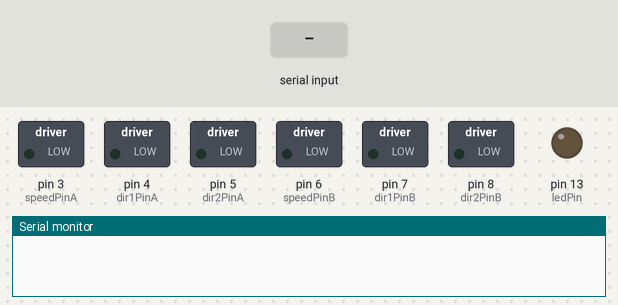
A sketch run on a simulated Arduino Uno, built with avr-gcc and run on an emulated ATmega328P. On the bench: switched loads named in the sketch (green lamp = pin HIGH), output pins drawn as LEDs (lit = HIGH), the last lines printed to the serial monitor. The inputs (shaded band) are chosen by the test bench.

Above: at 1.2 s.
1.3 s: "f90\n" received over Serial
At 1.7 s:
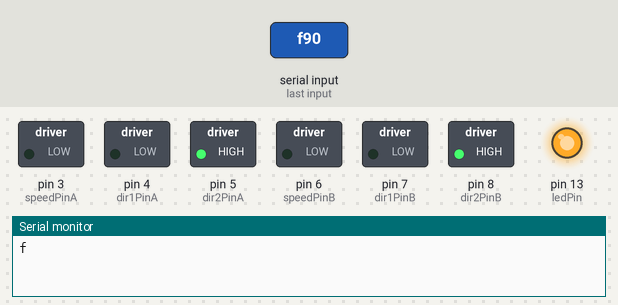
2.8 s: "l90\n" received over Serial
At 3.6 s:
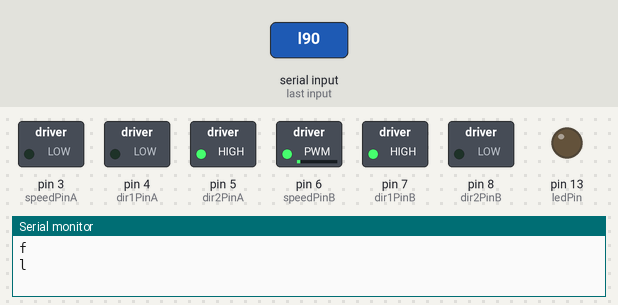
4.3 s: "r90\n" received over Serial
At 4.8 s:
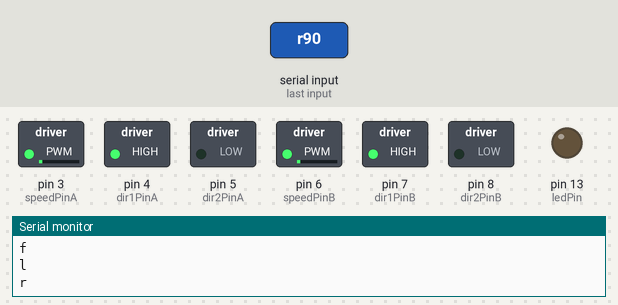
5.8 s: "m,45\n" received over Serial
At 7.0 s:
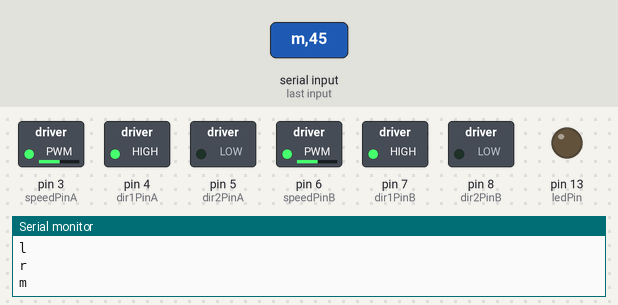
7.3 s: "l,45\n" received over Serial
At 8.3 s:
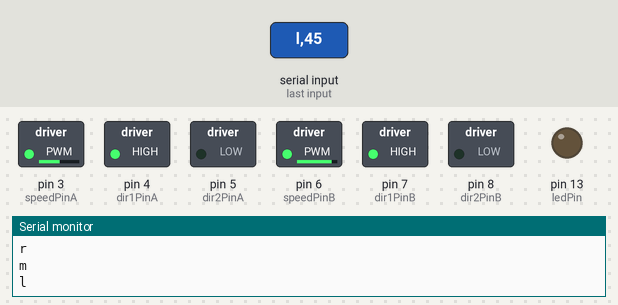
8.8 s: "r,45\n" received over Serial
At 9.4 s:
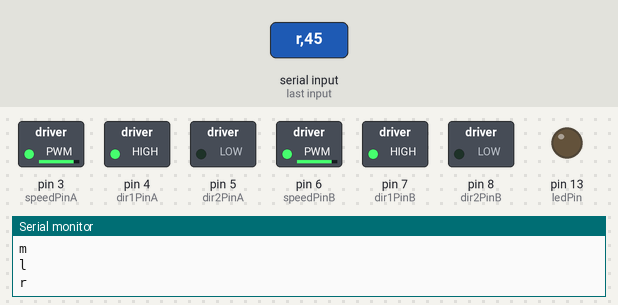
Timing chart, 0 to 11.3 s (numbered marks = the images above; inputs shaded):
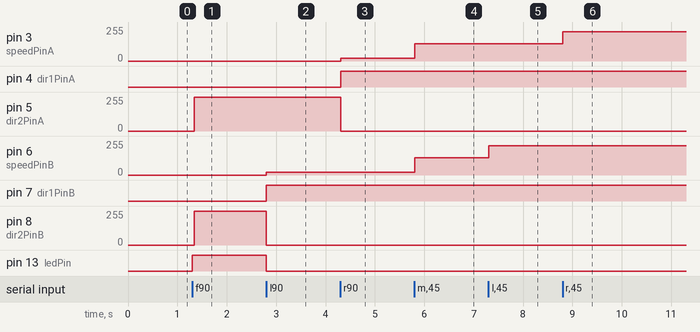

Measured:
- after the input at 1.3 s, pin 5 (dir2PinA), pin 8 (dir2PinB): 0/255 → 255/255 at once; pin 13 (ledPin): LOW → HIGH at once
- after the input at 2.8 s, pin 6 (speedPinB): 0/255 → 20/255 at once; pin 7 (dir1PinB): LOW → HIGH at once; pin 8 (dir2PinB): 255/255 → 0/255 at once; pin 13 (ledPin): HIGH → LOW at once
- after the input at 4.3 s, pin 3 (speedPinA): 0/255 → 20/255 at once; pin 4 (dir1PinA): LOW → HIGH at once; pin 5 (dir2PinA): 255/255 → 0/255 at once
- after the input at 5.8 s, pin 3 (speedPinA), pin 6 (speedPinB): 20/255 → 130/255 at once
- after the input at 7.3 s, pin 6 (speedPinB): 130/255 → 220/255 at once
- after the input at 8.8 s, pin 3 (speedPinA): 130/255 → 220/255 at once

The sketch:

SmartCarNano.ino
```cpp
// 1 -Motor 1 Left
// 2 -Motor 1 Stop
// 3 -Motor 1 Right
//
// 4 -Motor 2 Left
// 5 -Motor 2 Stop
// 6 -Motor 2 Right

// Declare L298N Dual H-Bridge Motor Controller directly since there is not a library to load.

// Motor 1
int dir1PinA = 4;
int dir2PinA = 5;
int speedPinA = 3; // Needs to be a PWM pin to be able to control motor speed

// Motor 2
int dir1PinB = 7;
int dir2PinB = 8;
int speedPinB = 6; // Needs to be a PWM pin to be able to control motor speed

// pins for the LEDs:
const int ledPin = 13;

void setup() {  // Setup runs once per reset
  // initialize serial communication @ 9600 baud:
  Serial.begin(9600);

  //Define L298N Dual H-Bridge Motor Controller Pins

  pinMode(dir1PinA, OUTPUT);
  pinMode(dir2PinA, OUTPUT);
  pinMode(speedPinA, OUTPUT);
  pinMode(dir1PinB, OUTPUT);
  pinMode(dir2PinB, OUTPUT);
  pinMode(speedPinB, OUTPUT);
  pinMode(ledPin, OUTPUT);
}

int moveData = 100;
int rightSpeed = 100;
int leftSpeed = 100;

void loop() {

  // if there's any serial available, read it:
  if (Serial.available() > 0)
  {
    do
    {
      char readData = Serial.read();
      if (readData == 'l')
      {
        Serial.println("l");
        leftSpeed = Serial.parseInt();
      }
      else if (readData == 'r')
      {
        Serial.println("r");
        rightSpeed = Serial.parseInt();
      }
      else if (readData == 'm')
      {
        Serial.println("m");
        moveData = Serial.parseInt();
      }
      else if (readData == 'f')
      {
        Serial.println("f");
        updateRotation();
      }
    } while (Serial.available() > 0);
    updateRotation();
  }
}

void updateRotation()
{
  if (moveData == 100 && rightSpeed == 100 && leftSpeed == 100)
  {
    digitalWrite(ledPin, HIGH);
    //freeRun
    activateMotorByCommand(2, 0);
    activateMotorByCommand(5, 0);
  }
  else
  {
    digitalWrite(ledPin, LOW);
  }
  int calculatedLeftSpeed = calculateSpeed(leftSpeed);
  int calculatedRightSpeed = calculateSpeed(rightSpeed);
  int calculatedMoveSpeed = calculateSpeed(moveData);

  if (moveData >= 100)
  {
    //forward

    if (rightSpeed >= 100)
    {
      activateMotorByCommand(1, calculatedMoveSpeed + calculatedRightSpeed);
    }
    else// if (rightSpeed < 100)
    {
      if (calculatedMoveSpeed > calculatedRightSpeed)
        activateMotorByCommand(1, calculatedMoveSpeed - calculatedRightSpeed);
      else
        activateMotorByCommand(3, calculatedRightSpeed - calculatedMoveSpeed);
    }

    if (leftSpeed >= 100)
    {
      activateMotorByCommand(4, calculatedMoveSpeed + calculatedLeftSpeed);
    }
    else// if (leftSpeed < 100)
    {
      if (calculatedMoveSpeed > calculatedLeftSpeed)
        activateMotorByCommand(4, calculatedMoveSpeed - calculatedLeftSpeed);
      else
        activateMotorByCommand(6, calculatedLeftSpeed - calculatedMoveSpeed);
    }

  }
  else if (moveData < 100)
  {
    if (rightSpeed <= 100)
    {
      activateMotorByCommand(3, calculatedMoveSpeed + calculatedRightSpeed);
    }
    else //if (rightSpeed > 100)
    {
      if (calculatedMoveSpeed > calculatedRightSpeed)
        activateMotorByCommand(3, calculatedMoveSpeed - calculatedRightSpeed);
      else
        activateMotorByCommand(1, calculatedRightSpeed - calculatedMoveSpeed);
    }

    if (leftSpeed <= 100)
    {
      activateMotorByCommand(6, calculatedMoveSpeed + calculatedLeftSpeed);
    }
    else// if (leftSpeed > 100)
    {
      if (calculatedMoveSpeed > calculatedLeftSpeed)
        activateMotorByCommand(6, calculatedMoveSpeed - calculatedLeftSpeed);
      else
        activateMotorByCommand(4, calculatedLeftSpeed - calculatedMoveSpeed);

    }
  }
}


int calculateSpeed(int data)
{
  if (data == 100)
  {
    return 0;
  }
  else if (data > 100)
  {
    return (data - 100) * 2;
  }
  else if (data < 100)
  {
    return (100 - data) * 2;
  }
}

void activateMotorByCommand(int command, int speed) {

  switch (command) {

    //______________Motor 1______________

    case 1: // Motor 1 Forward
      analogWrite(speedPinA, speed);//Sets speed variable via PWM
      digitalWrite(dir1PinA, LOW);
      digitalWrite(dir2PinA, HIGH);
      //Serial.println("Motor 1 Forward ");
      break;

    case 2: // Motor 1 Stop (Freespin)
      analogWrite(speedPinA, 0);
      digitalWrite(dir1PinA, LOW);
      digitalWrite(dir2PinA, LOW);
      //Serial.println("Motor 1 Stop");
      break;

    case 3: // Motor 1 Reverse
      analogWrite(speedPinA, speed);
      digitalWrite(dir1PinA, HIGH);
      digitalWrite(dir2PinA, LOW);
      //Serial.println("Motor 1 Reverse");
      break;

    //______________Motor 2______________

    case 4: // Motor 2 Forward
      analogWrite(speedPinB, speed);
      digitalWrite(dir1PinB, LOW);
      digitalWrite(dir2PinB, HIGH);
      //Serial.println("Motor 2 Forward");
      break;

    case 5: // Motor 1 Stop (Freespin)
      analogWrite(speedPinB, 0);
      digitalWrite(dir1PinB, LOW);
      digitalWrite(dir2PinB, LOW);
      //Serial.println("Motor 2 Stop");
      break;

    case 6: // Motor 2 Reverse
      analogWrite(speedPinB, speed);
      digitalWrite(dir1PinB, HIGH);
      digitalWrite(dir2PinB, LOW);
      //Serial.println("Motor 2 Reverse ");
      break;

    default:
      // turn all the connections off if an unmapped key is pressed:
      for (int thisPin = 2; thisPin < 11; thisPin++) {
        digitalWrite(thisPin, LOW);
      }
  }
}
```
